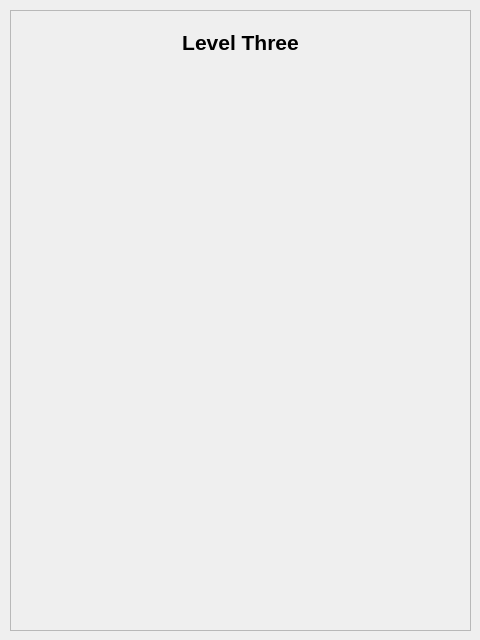
<?xml version="1.0" encoding="UTF-8"?>
<ui version="4.0">
 <class>Dialog</class>
 <widget class="QDialog" name="Dialog">
  <property name="geometry">
   <rect>
    <x>0</x>
    <y>0</y>
    <width>480</width>
    <height>640</height>
   </rect>
  </property>
  <property name="windowTitle">
   <string>Dialog</string>
  </property>
  <widget class="QFrame" name="frame">
   <property name="geometry">
    <rect>
     <x>10</x>
     <y>10</y>
     <width>461</width>
     <height>621</height>
    </rect>
   </property>
   <property name="frameShape">
    <enum>QFrame::StyledPanel</enum>
   </property>
   <property name="frameShadow">
    <enum>QFrame::Raised</enum>
   </property>
   <widget class="QLabel" name="label">
    <property name="geometry">
     <rect>
      <x>10</x>
      <y>20</y>
      <width>441</width>
      <height>25</height>
     </rect>
    </property>
    <property name="text">
     <string>&lt;html&gt;&lt;head/&gt;&lt;body&gt;&lt;p align=&quot;center&quot;&gt;&lt;span style=&quot; font-size:16pt; font-weight:600;&quot;&gt;Level Three&lt;/span&gt;&lt;/p&gt;&lt;/body&gt;&lt;/html&gt;</string>
    </property>
   </widget>
  </widget>
 </widget>
 <resources/>
 <connections/>
</ui>
